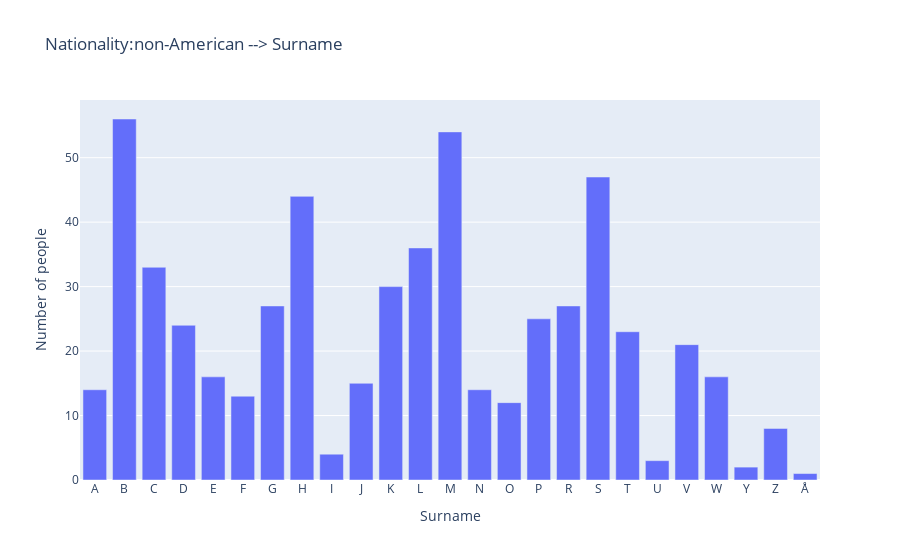

The notebook cell saved with this chart:
### Markdown cell above
### Nationality:non-American --> Surname

### Code cell
data_selected = getNonAmericanData(data, "nationality")

x_label = "Surname"
y_label = "Number of people"
histogram_title = f"Nationality:non-American --> Surname"

selected_field = "name"
histogram_type = "surname"
ignore_list = [""]

if len(data_selected) > 0:

    histogram = create_histogram({"persons": data_selected}, x_label, y_label, histogram_title, entity_type, selected_field, ignore_list,histogram_type,0)
    histogram.show()

### Figure 1 — Plotly figure (JSON) as saved in the notebook; plotly's stock layout.template omitted (floating-point values rounded to 4 significant figures)
{"data": [{"alignmentgroup": "True", "hovertemplate": "Surname=%{x}<br>Number of people=%{y}<extra></extra>", "legendgroup": "", "marker": {"color": "#636efa", "pattern": {"shape": ""}}, "name": "", "offsetgroup": "", "orientation": "v", "showlegend": false, "textposition": "auto", "type": "bar", "x": ["A", "B", "C", "D", "E", "F", "G", "H", "I", "J", "K", "L", "M", "N", "O", "P", "R", "S", "T", "U", "V", "W", "Y", "Z", "Å"], "xaxis": "x", "y": [14, 56, 33, 24, 16, 13, 27, 44, 4, 15, 30, 36, 54, 14, 12, 25, 27, 47, 23, 3, 21, 16, 2, 8, 1], "yaxis": "y"}], "layout": {"barmode": "relative", "legend": {"tracegroupgap": 0}, "title": {"text": "Nationality:non-American --> Surname"}, "xaxis": {"anchor": "y", "domain": [0, 1], "title": {"text": "Surname"}}, "yaxis": {"anchor": "x", "domain": [0, 1], "title": {"text": "Number of people"}}}}
